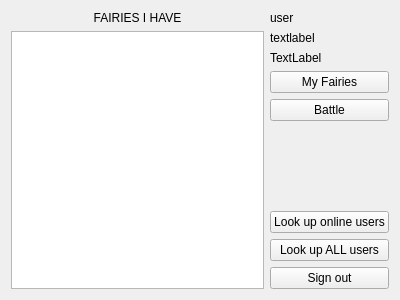
<?xml version="1.0" encoding="UTF-8"?>
<ui version="4.0">
 <class>userForm</class>
 <widget class="QWidget" name="userForm">
  <property name="geometry">
   <rect>
    <x>0</x>
    <y>0</y>
    <width>400</width>
    <height>300</height>
   </rect>
  </property>
  <property name="windowTitle">
   <string>Form</string>
  </property>
  <layout class="QGridLayout" name="gridLayout">
   <item row="0" column="0">
    <layout class="QHBoxLayout" name="horizontalLayout_2">
     <item>
      <layout class="QVBoxLayout" name="verticalLayout_2">
       <item>
        <widget class="QLabel" name="tableTitle">
         <property name="text">
          <string>FAIRIES I HAVE</string>
         </property>
         <property name="alignment">
          <set>Qt::AlignCenter</set>
         </property>
        </widget>
       </item>
       <item>
        <widget class="QTableWidget" name="fairy_tableWidget"/>
       </item>
      </layout>
     </item>
     <item>
      <layout class="QVBoxLayout" name="verticalLayout_4">
       <item>
        <layout class="QHBoxLayout" name="horizontalLayout">
         <item>
          <widget class="QLabel" name="label">
           <property name="text">
            <string>user</string>
           </property>
          </widget>
         </item>
         <item>
          <widget class="QLabel" name="username_label">
           <property name="text">
            <string/>
           </property>
          </widget>
         </item>
        </layout>
       </item>
       <item>
        <widget class="QLabel" name="NumBadge_label">
         <property name="text">
          <string>textlabel</string>
         </property>
        </widget>
       </item>
       <item>
        <widget class="QLabel" name="StageBadge_label">
         <property name="text">
          <string>TextLabel</string>
         </property>
        </widget>
       </item>
       <item>
        <layout class="QVBoxLayout" name="verticalLayout_3">
         <item>
          <widget class="QPushButton" name="myFairies_pushButton">
           <property name="text">
            <string>My Fairies</string>
           </property>
          </widget>
         </item>
         <item>
          <widget class="QPushButton" name="battle_pushButton">
           <property name="text">
            <string>Battle</string>
           </property>
          </widget>
         </item>
        </layout>
       </item>
       <item>
        <spacer name="verticalSpacer_2">
         <property name="orientation">
          <enum>Qt::Vertical</enum>
         </property>
         <property name="sizeHint" stdset="0">
          <size>
           <width>20</width>
           <height>10</height>
          </size>
         </property>
        </spacer>
       </item>
       <item>
        <layout class="QVBoxLayout" name="verticalLayout">
         <item>
          <widget class="QPushButton" name="lookUpOnlineUsers_pushButton">
           <property name="text">
            <string>Look up online users</string>
           </property>
          </widget>
         </item>
         <item>
          <widget class="QPushButton" name="lookUpAllUsers_pushButton">
           <property name="text">
            <string>Look up ALL users</string>
           </property>
          </widget>
         </item>
         <item>
          <widget class="QPushButton" name="signOut_pushButton">
           <property name="text">
            <string>Sign out</string>
           </property>
          </widget>
         </item>
        </layout>
       </item>
      </layout>
     </item>
    </layout>
   </item>
  </layout>
 </widget>
 <resources/>
 <connections/>
</ui>
